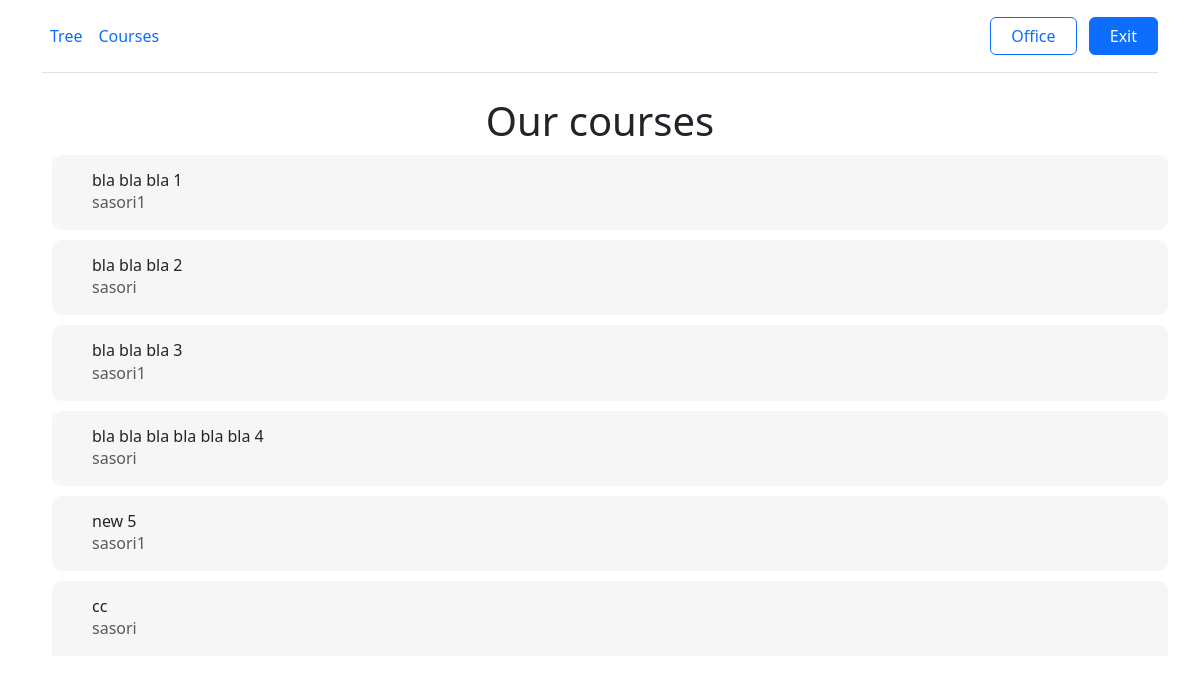
Page /courses/ (signed in) on the committed database.
### tree/models.py (models this page shows, shortened)
class Course(models.Model):
    ONLINE = 'online'
    OFFLINE = 'offline'
    BLENDED = 'blended'
    FORMAT_CHOICES = [
        (ONLINE, 'Online'),
        (OFFLINE, 'Offline'),
        (BLENDED, 'Blended'),
    ]
    UKRAINIAN = 'ru'
    ENGLISH = 'en'
    LANGUAGE_CHOICES = [
        (UKRAINIAN, 'Ukrainian'),
        (ENGLISH, 'English')
    ]
    name = models.CharField(max_length=80, unique=True)
    description = models.TextField(max_length=1000, null=True, blank=True)
    leafs = models.ManyToManyField(Leaf, blank=True)
    author = models.ForeignKey(CustomUser, on_delete=models.SET_NULL, null=True, blank=True, default=1)
    price = models.DecimalField(max_digits=8, decimal_places=2, null=True, blank=True, default=1.00)
    duration_in_days = models.PositiveIntegerField(null=True, blank=True, default=10)
    format = models.CharField(max_length=10, choices=FORMAT_CHOICES, default=ONLINE)
    language = models.CharField(max_length=2, choices=LANGUAGE_CHOICES, default=ENGLISH)
    def get_absolute_url(self):
        return reverse('course_detail', kwargs={'id': self.id})

class CustomUser(AbstractUser):
    GRADATION_CHOICES = [
        ('teacher', 'teacher'),
        ('student', 'student')
    ]
    gradation = models.CharField(max_length=20, choices=GRADATION_CHOICES, default='student')
    def __str__(self):
        return f'{self.username}'

### tree/views.py (the view)
# urls.py: path('courses/', views.CoursesView.as_view(), name='courses'),
class CoursesView(ListView):
    template_name = 'tree/courses.html'
    context_object_name = 'object_list'
    model = Course
    def get_context_data(self, **kwargs):
        ctx = super().get_context_data(**kwargs)
        courses = self.model.objects.all()
        ctx['courses'] = courses
        return ctx

### tree/templates/tree/courses.html (shortened to what this page needs)
{% extends 'base/base.html' %}
{% load static %}
{% block body %}
<div class="container ">
    <h1>Our courses</h1>
    {% for item in courses %}
        <a href="{{item.get_absolute_url}}" class="list-group-item list-group-item-action d-flex gap-3 py-3 courses-items" aria-current="true" >
            <div class="d-flex gap-2 w-100 ">
                <div>
                    <h6 class="mb-0" style="text-align: start;"><font style="vertical-align: inherit; "><font style="vertical-align: inherit; ">{{item.name}}</font></font>
                    </h6>
                    <p class="mb-0 opacity-75" style="text-align: start;">{{ item.author|slice:":100" }}
                    </p>
                </div>
            </div>
        </a>
    {% endfor %}
</div>
{% endblock %}

### accounts/static/base/css/style.css (style rules this page uses)
html, body { min-height: 100vh; overflow: auto; }
body { overflow: hidden; }
.courses-items { margin:10px; background:#f1f1f19e; border-radius:10px; padding-left:40px; }

### rows in the picture
Course: name "bla bla bla 1", author "sasori1"
Course: name "bla bla bla 2", author "sasori"
Course: name "bla bla bla 3", author "sasori1"
Course: name "bla bla bla bla bla bla 4", author "sasori"
Course: name "new 5", author "sasori1"
Course: name "cc", author "sasori"
